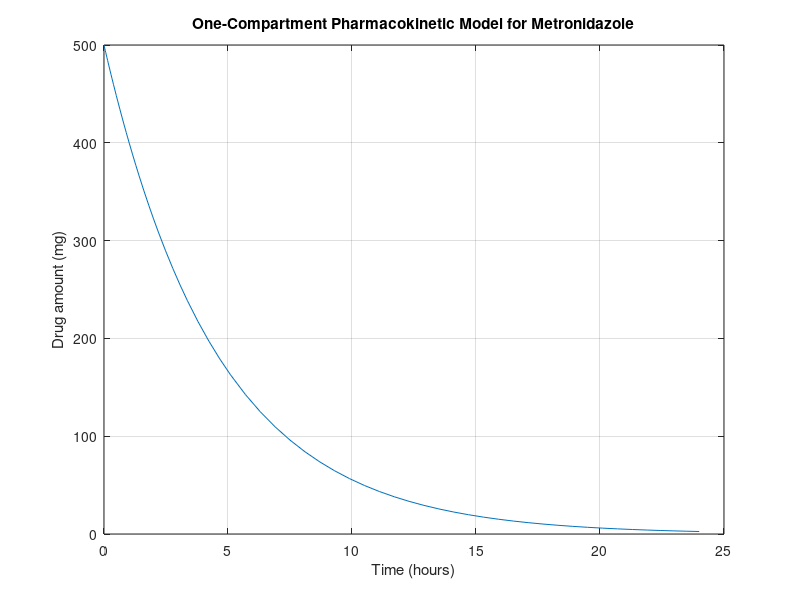

Here is the MATLAB script that generated this plot:
% One-Compartment Model for Metronidazole
% Define parameters
k = 0.22; % Elimination rate constant 
% Define the time span for the simulation
tspan = [0 24]; % Start at time 0 and end at time 24 
% Initial drug amount
C0 = 500; % Initial amount (mg) 
% Solve the differential equation using ode45 and the oneCompModel function
[t,C] = ode45(@(t,C) (-k)*C,  tspan, C0);
% Plot the drug concentration vs. time
plot(t, C);
xlabel('Time (hours)');
ylabel('Drug amount (mg)');
title('One-Compartment Pharmacokinetic Model for Metronidazole');
grid on;